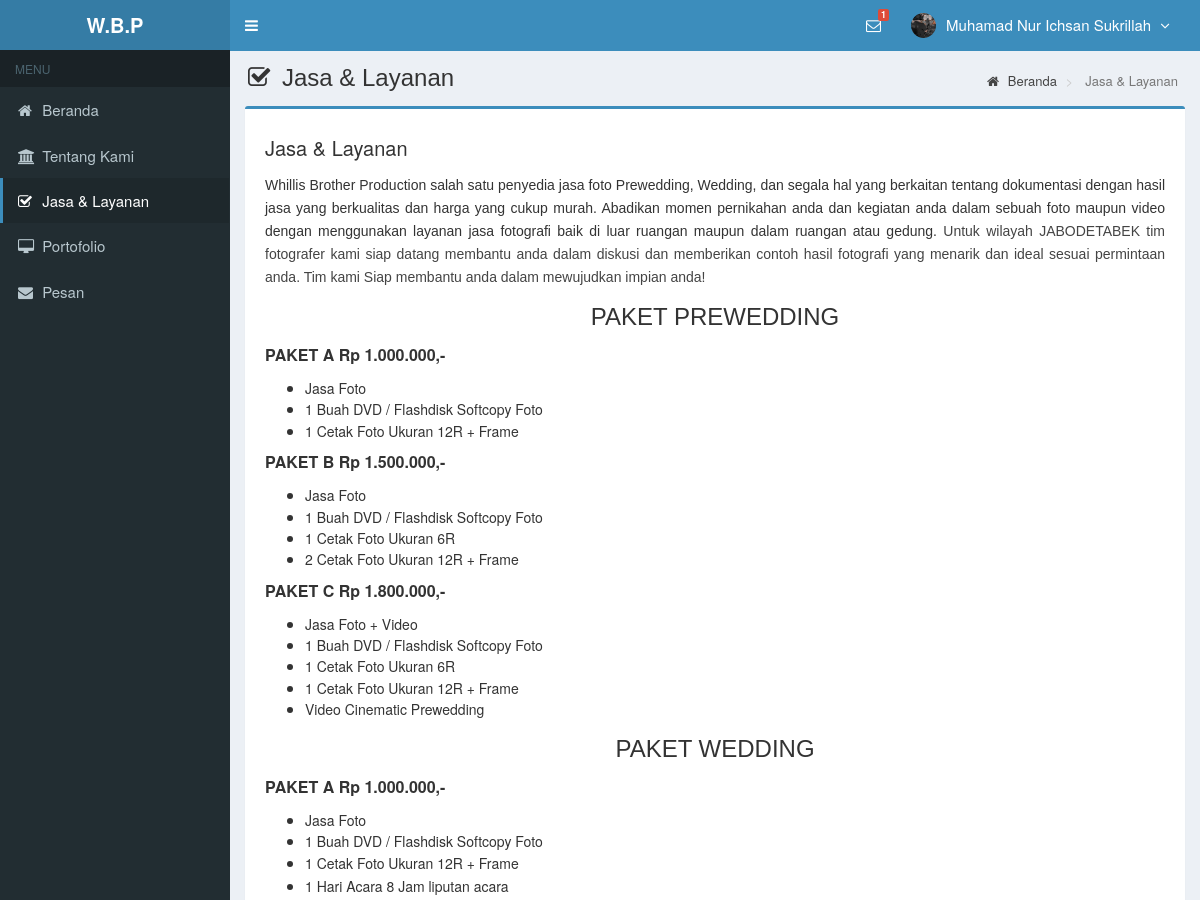
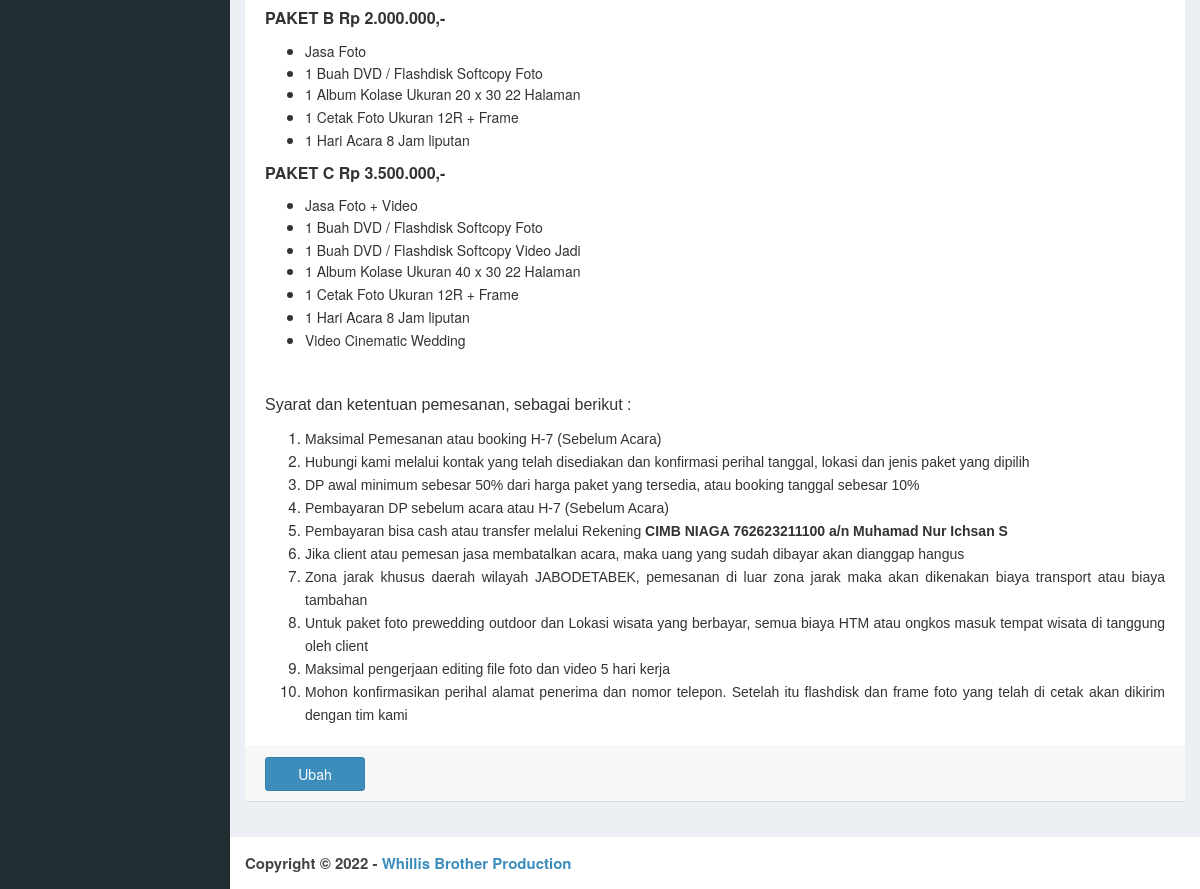
The app's page /admin/main.php?module=service (signed in) with its own data (2 pictures, top to bottom).
### tables this page shows
CREATE TABLE `tb_jasa` (
  `id_jasa` int(1) NOT NULL,
  `judul` varchar(50) NOT NULL,
  `isi` text NOT NULL
);

### admin/modules/service/view.php (the view)
<?php
$query = mysqli_query($mysqli, "SELECT * FROM tb_jasa WHERE id_jasa='1'")
                                or die('Ada kesalahan pada query tampil data service : '.mysqli_error($mysqli));
$data = mysqli_fetch_assoc($query);
?>
<?php
if (isset($_GET['id'])) { ?>
  <section class="content-header">
    <h1>
      <i class="fa fa-check-square-o icon-title"></i> Jasa & Layanan
    </h1>
    <ol class="breadcrumb">
      <li><a href="?module=home"><i class="fa fa-home"></i> Beranda </a></li>
      <li><a href="?module=service"> Jasa & Layanan </a></li>
      <li class="active"> Ubah </li>
    </ol>
  </section>
  <section class="content">
    <div class="row">
      <div class="col-md-12">
          <div class="box box-primary">
            <form role="form" class="form-horizontal" method="POST" action="modules/service/proses.php">
              <div class="box-body">
                <input type="hidden" name="id_jasa" value="<?php echo $data['id_jasa']; ?>">
                <div class="form-group">
                  <div class="col-sm-12">
                    <input type="text" class="form-control" name="judul" placeholder="Page title..." autocomplete="off" value="<?php echo $data['judul']; ?>" required>
                  </div>
                </div>
                <div class="form-group">
                  <div class="col-sm-12">
                    <textarea class="form-control" id="ckeditor" name="isi" required><?php echo $data['isi']; ?></textarea>
                  </div>
                </div>
              </div>
              <div class="box-footer bg-btn-action">
                <div class="form-group">
                  <div class="col-sm-offset-0 col-sm-12">
                    <input type="submit" class="btn btn-primary btn-submit" name="save" value="Simpan">
                    <a href="?module=service" class="btn btn-default btn-reset">Batal</a>
                  </div>
                </div>
              </div>
            </form>
          </div>
      </div>
    </div>
  </section>
<?php
}
else { ?>
  <section class="content-header">
    <h1>
      <i class="fa fa-check-square-o icon-title"></i> Jasa & Layanan
    </h1>
    <ol class="breadcrumb">
      <li><a href="?module=home"><i class="fa fa-home"></i> Beranda </a></li>
      <li class="active"> Jasa & Layanan </li>
    </ol>
  </section>
  <section class="content">
    <div class="row">
      <div class="col-md-12">
        <div class="box box-primary">
          <div class="box-body justify">
            <p style="font-size:20px"><?php echo $data['judul']; ?></p>
            <p><?php echo $data['isi']; ?></p>
          </div>
          <div class="box-footer bg-btn-action">
            <a style="width:100px" class="btn btn-primary" href="?module=service&id=<?php echo $data['id_jasa']; ?>">
              Ubah
            </a>
          </div>
        </div>
      </div>
    </div>
  </section>
<?php
}
?>

### admin/assets/css/style.css (style rules this page uses)
.content-header { padding: 15px 18px 0; position: relative; }
.content-header > .breadcrumb { background: transparent none repeat scroll 0 0; border-radius: 2px; float: right; font-size: 13px; margin-bottom: 0; margin-top: 0; padding: 7px 12px; position: absolute; right: 10px; top: 15px; }
.justify { text-align: justify; }
.icon-title { margin-right: 5px; }
.bg-btn-action { background: #f7f7f7; }
body { background-color: #fff; color: #333; font-size: 15px; line-height: 1.42857; }

### records on screen
tb_jasa: judul "Jasa & Layanan", isi "Whillis Brother Production salah satu penyedia jasa foto Prewedding, Wedding, dan segala hal yang berkaitan tentang dokumentasi dengan hasil jasa yang berkualitas dan harga yang cukup murah. Abadikan momen pernikahan anda dan kegiatan anda dalam sebuah foto maupun video dengan menggunakan layanan jasa fotografi baik di luar ruangan maupun dalam ruangan atau gedung. Untuk wilayah JABODETABEK tim fotografer kami siap datang membantu anda dalam diskusi dan memberikan contoh hasil fotografi yang menarik dan ideal sesuai permintaan anda. Tim kami Siap membantu anda dalam mewujudkan impian anda! PAKET PREWEDDING PAKET A Rp 1.000.000,- Jasa Foto 1 Buah DVD / Flashdisk Softcopy Foto 1 Cetak Foto…"

### other values on screen
$jumlah "1"
$_SESSION['nama_lengkap'] "Muhamad Nur Ichsan Sukrillah"
